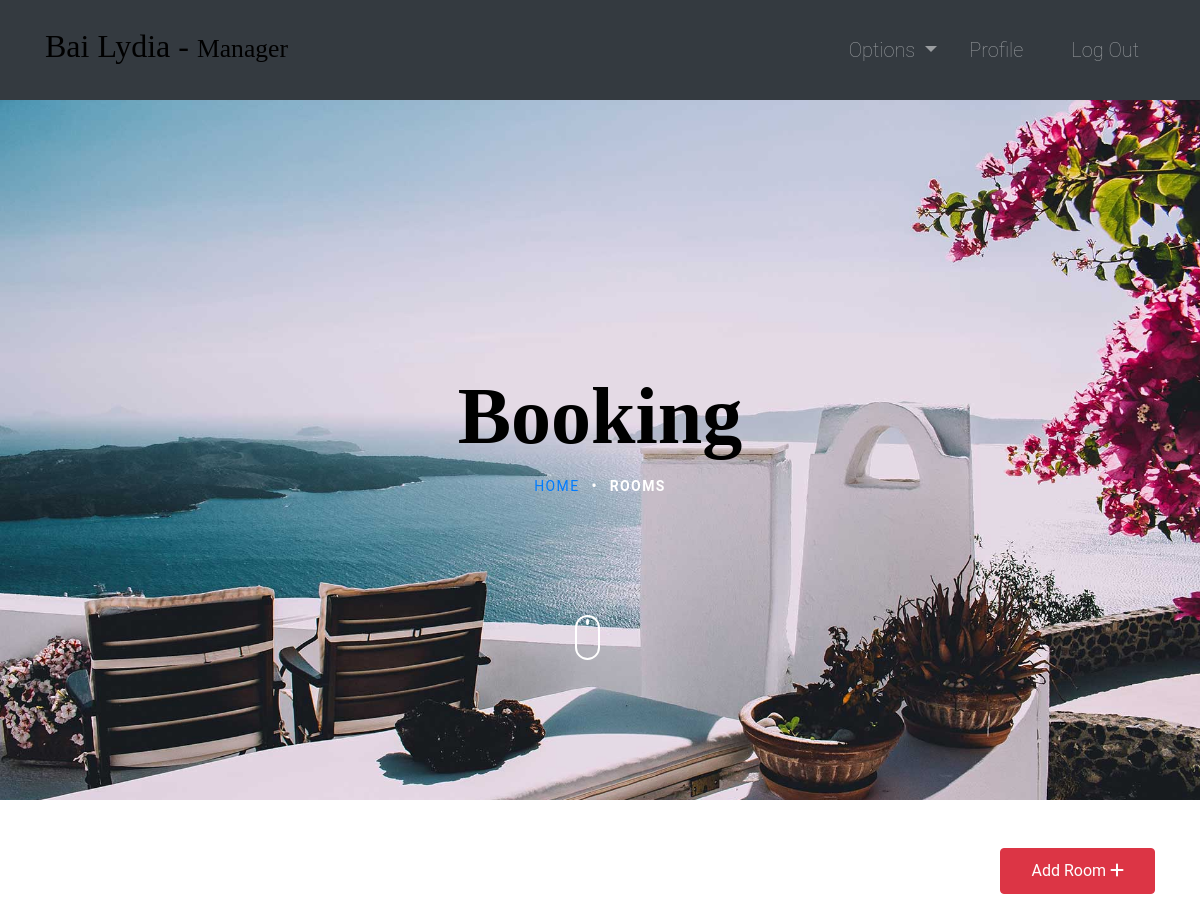
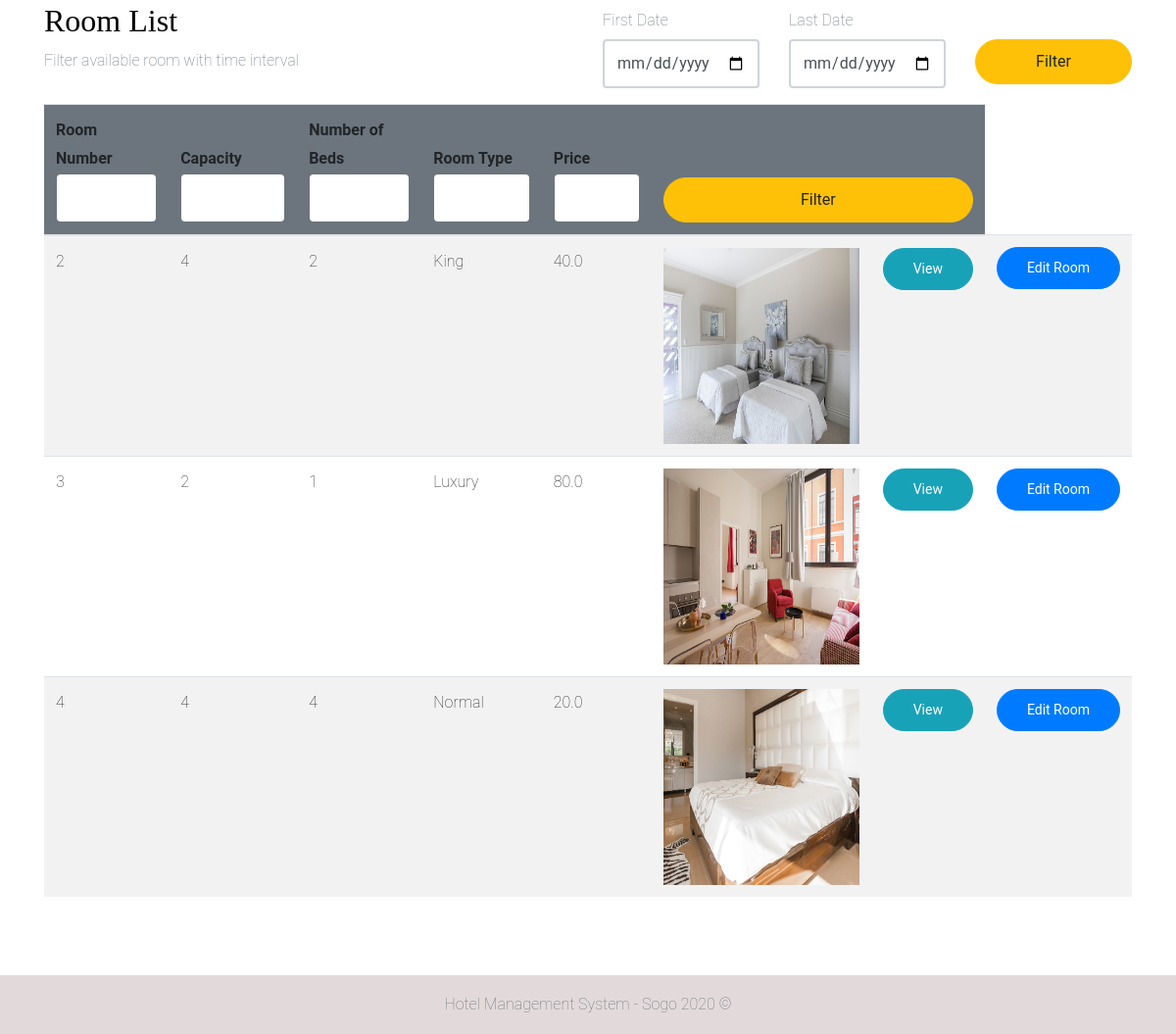
The page /rooms/ (signed in) on the database its author committed (2 pictures, top to bottom).
### room/models.py (models this page shows, shortened)
class Room(models.Model):
    ROOM_TYPES = (
        ('King', 'King'),
        ('Luxury', 'Luxury'),
        ('Normal', 'Normal'),
        ('Economic', 'Economic'),
    )
    number = models.IntegerField(primary_key=True)
    capacity = models.SmallIntegerField()
    numberOfBeds = models.SmallIntegerField()
    roomType = models.CharField(max_length=20, choices=ROOM_TYPES)
    price = models.FloatField()
    statusStartDate = models.DateField(null=True)
    statusEndDate = models.DateField(null=True)

### room/views.py (the view, shortened to what this page needs)
# urls.py: path('rooms/', rooms, name="rooms"),
@ login_required(login_url='login')
def rooms(request):
    role = str(request.user.groups.all()[0])
    path = role + "/"
    rooms = Room.objects.all()
    firstDayStr = None
    lastDateStr = None
    def chech_availability(fd, ed):
        availableRooms = []
        for room in rooms:
            availList = []
            bookingList = Booking.objects.filter(roomNumber=room)
            if room.statusStartDate == None:
                for booking in bookingList:
                    if booking.startDate > ed.date() or booking.endDate < fd.date():
                        availList.append(True)
                    else:
                        availList.append(False)
                if all(availList):
                    availableRooms.append(room)
            else:
                if room.statusStartDate > ed.date() or room.statusEndDate < fd.date():
                    for booking in bookingList:
                        if booking.startDate > ed.date() or booking.endDate < fd.date():
                            availList.append(True)
                        else:
                            availList.append(False)
                        if all(availList):
                            availableRooms.append(room)
        return availableRooms
    context = {
        "role": role,
        'rooms': rooms,
        'fd': firstDayStr,
        'ld': lastDateStr
    }
    return render(request, path + "rooms.html", context)

### Templates/manager/rooms.html
{% extends '../index.html' %}
{% block context %}
{% include '../common_pages/rooms.html' %}
{% endblock %}

### Templates/incs/nav.html (shortened to what this page needs)
<nav class="navbar navbar-dark bg-dark navbar-expand-lg py-3 " role="navigation">
    <div class="container">
        <a href="" class="navbar-brand">
            <h2 class="text-capitalize">
                {{ request.user.first_name }} {{ request.user.last_name }} -
                <small>
                    {{ role }}
                </small>
            </h2>
        </a>
        <div class="collapse navbar-collapse" id="navbarTags">
            <ul class="navbar-nav ml-auto">
                <li class="nav-item dropdown p-2">
                    <a class="nav-link dropdown-toggle" href="#" id="navbarDropdown" role="button"
                        data-toggle="dropdown" aria-haspopup="true" aria-expanded="false">
                        Options
                    </a>
                </li>
                <li class="nav-item mr-3 p-2">
                    {% if role == 'staff' or role == 'receptionist' or role == 'admin' or role == 'manager' %}
                    <a href="{% url 'employee-profile' user.id %}" class="nav-link">Profile</a>
                    {% endif %}
                </li>
                <li class="nav-item p-2 ">
                    <a href="{% url 'logout' %}" class="nav-link">Log Out</a>
                </li>
            </ul>
        </div>
    </div>
</nav>

### Templates/common_pages/rooms.html (shortened to what this page needs)
<head>
    <link rel="stylesheet" href="/static/bootstrap/sogo-master/css/style.css">
  </head>
  <body>
    <section class="site-hero inner-page " style="background-image: url(/static/bootstrap/sogo-master/images/hero_4.jpg)" data-stellar-background-ratio="0.5">
        <div class="container">
          <div class="row site-hero-inner justify-content-center align-items-center">
            <div class="col-md-10 text-center" data-aos="fade">
              <h1 class="heading mb-3" style="color:black;">Booking</h1>
              <ul class="custom-breadcrumbs mb-4">
                <li><a href="index.html">Home</a></li>
                <li>&bullet;</li>
                <li >Rooms</li>
              </ul>
            </div>
          </div>
        </div>
        <a class="mouse smoothscroll" href="#next">
          <div class="mouse-icon">
            <span class="mouse-wheel"></span>
          </div>
        </a>
      </section>
<div class="container py-5 clearfix">
    <div class="clearfix">
        {% if role == "manager" or role == "admin" %}
        <a href="{% url 'add-room' %}" class="btn btn-danger rounded float-right">Add Room <i
                class="fas fa-plus"></i></a>
        {% endif %}
    </div>
    <div class="table-header row mt-3 clearfix">
        <div class="col-sm-12 col-md-12 col-lg-6 mb-4">
            <h2>Room List</h2>
            <span class="text-muted">Filter available room with time interval</span>
        </div>
        <div class="col-sm-12 col-md-12 col-lg-6">
            <form action="" method="POST">
                <div class="row">
                    <div class="form-group col-4">
                        <label for="example-date-input" class="col-form-label">First Date</label>
                        <div class="">
                            <input class="form-control" type="date" name="fd" value="{{fd}}" id="example-date-input">
                        </div>
                    </div>
                    <div class="form-group col-4">
                        <label for="example-date-input" class="col-form-label">Last Date</label>
                        <div class="">
                            <input class="form-control" type="date" name="ld" value="{{ld}}" id="example-date-input">
                        </div>
                    </div>
                    <div class="col-4" style="margin-top:38px;">
                        <button type="submit" name="dateFilter" class="btn btn-warning w-100">Filter</button>
                    </div>
                </div>
            </form>
        </div>
    </div>
    <table class="table table-hover table-striped">
        <thead class="bg-secondary rounded">
            <tr>
                <form action="" method="POST">
                    <th>Room Number<input type="number" name="number" value="{{number}}"
                            class="form-control border border-secondary"></th>
                    <th>Capacity<input type="number" name="capacity" value="{{capacity}}"
                            class="form-control border border-secondary"></th>
                    <th>Number of Beds<input type="number" name="nob" value="{{nob}}"
                            class="form-control border border-secondary"></th>
                    <th>Room Type<input type="text" name="type" value="{{type}}"
                            class="form-control border border-secondary"></th>
                    <th>Price <input type="number" step="0.01" name="price" value="{{price}}"
                            class="form-control border border-secondary"></th>
                    <th colspan="2"><button type="submit" name="filter" class="btn btn-warning w-100">Filter</button>
                    </th>
                </form>
            </tr>
        </thead>
        <tbody>
            {% for room in rooms %}
            <tr>
                <td>{{ room.number }}</td>
                <td>{{ room.capacity }}</td>
                <td>{{ room.numberOfBeds }}</td>
                <td>{{ room.roomType }}</td>
                <td>{{ room.price }}</td>
                <td>
                    {% if room.roomType == "Normal" %}
                    <img src="/static/bootstrap/sogo-master/images/img_4.jpg" alt="songle" width="200px" height="200px">
                    {% elif room.roomType == "King" %}
                    <img src="/static/bootstrap/sogo-master/images/slider-5.jpg" alt="songle" width="200px" height="200px">
                    {% elif room.roomType == "Luxury" %}
                    <img src="/static/bootstrap/sogo-master/images/slider-4.jpg" alt="songle" width="200px" height="200px">
                    {% endif %}
                </td>
                {% if role != "guest" %}
                <td> <a href="{% url 'room-profile' room.number %}" class="btn btn-info btn-sm w-100">View</a>
                </td>
                {% if role == 'manager' or role == 'admin' %}<td> <a href="{% url 'room-edit' room.number %}"
                        class="btn btn-sm btn-primary w-100">Edit&nbsp;Room</a></td> {% endif %}
                {% endif %}
            </tr>
            {% endfor %}
        </tbody>
    </table>
</div>

### static/css/main.css (style rules this page uses)
* { margin: 0; padding: 0; -webkit-font-smoothing: antialiased; }
.clearfix { overflow: auto; }
body { position: relative; }
nav .nav-item { font-size: 20px; }

### rows shown on the page
Room: number "2", capacity "4", numberOfBeds "2", roomType "King", price "40.0"
Room: number "3", capacity "2", numberOfBeds "1", roomType "Luxury", price "80.0"
Room: number "4", capacity "4", numberOfBeds "4", roomType "Normal", price "20.0"

### other values the page prints
{{ request.user.first_name }} "Bai"
{{ request.user.last_name }} "Lydia"
{{ role }} "Manager"
